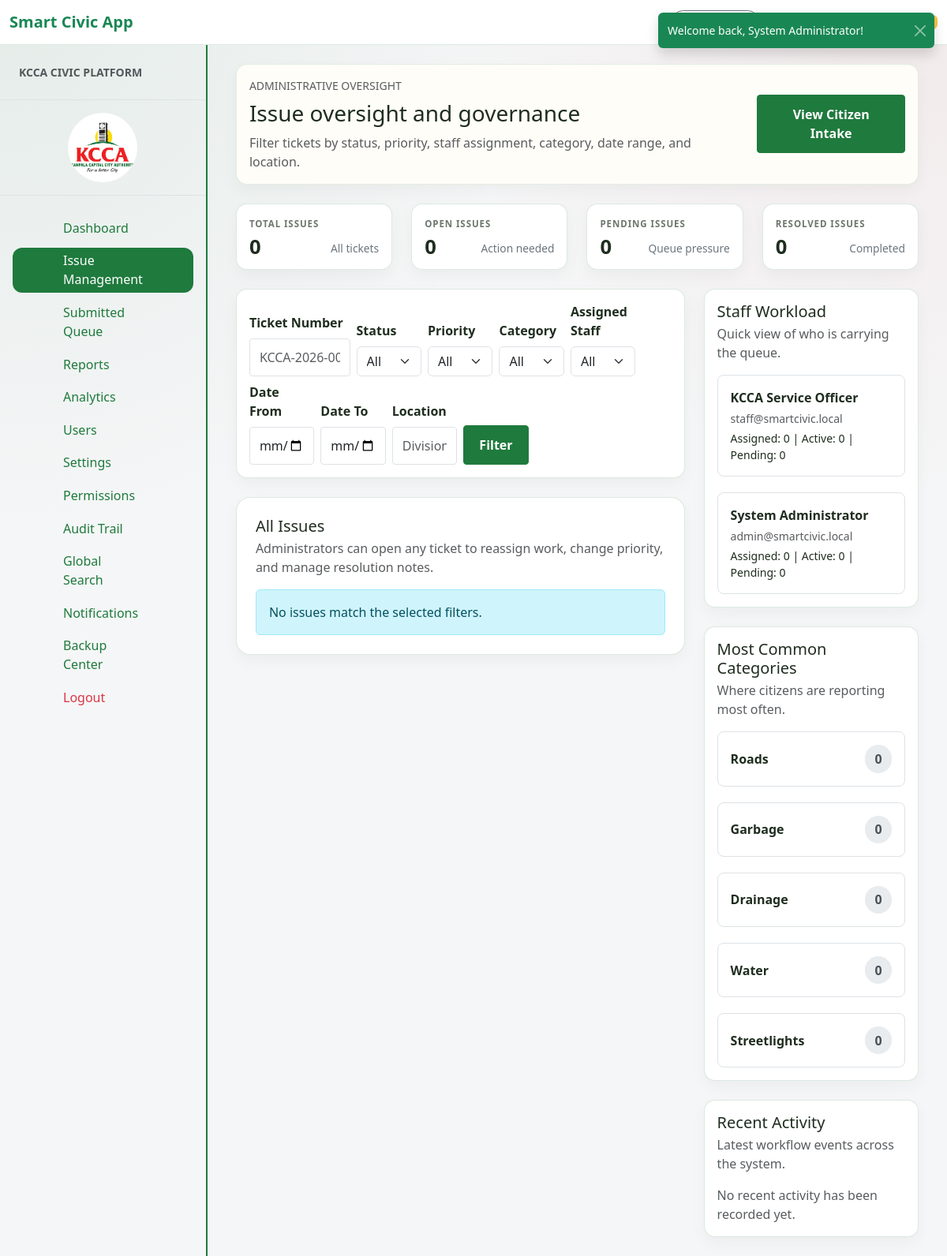
The page /admin/issues.php (signed in) on the database its author committed.
### tables this page shows
CREATE TABLE
IF NOT EXISTS users
(
    id BIGINT UNSIGNED AUTO_INCREMENT PRIMARY KEY,
    full_name VARCHAR
(150) NOT NULL,
    email VARCHAR
(150) NOT NULL,
    phone VARCHAR
(20) NULL,
    password VARCHAR
(255) NOT NULL,
    role_id TINYINT UNSIGNED NOT NULL,
    division VARCHAR
(120) NULL,
    is_active TINYINT
(1) NOT NULL DEFAULT 1,
    email_verified_at TIMESTAMP NULL,
    last_login_at TIMESTAMP NULL,
    created_at TIMESTAMP NOT NULL DEFAULT CURRENT_TIMESTAMP,
    updated_at TIMESTAMP NOT NULL DEFAULT CURRENT_TIMESTAMP ON
UPDATE CURRENT_TIMESTAMP,
    UNIQUE KEY uq_users_email (email),
    KEY idx_users_role_id
(role_id),
    KEY idx_users_division
(division),
    CONSTRAINT fk_users_roles
        FOREIGN KEY
(role_id) REFERENCES roles
(id)
        ON
UPDATE CASCADE
        ON
DELETE RESTRICT
);

CREATE TABLE
IF NOT EXISTS issue_categories
(
    id INT UNSIGNED AUTO_INCREMENT PRIMARY KEY,
    name VARCHAR
(120) NOT NULL,
    slug VARCHAR
(140) NOT NULL UNIQUE,
    sort_order INT NOT NULL DEFAULT 0,
    created_at TIMESTAMP NOT NULL DEFAULT CURRENT_TIMESTAMP,
    UNIQUE KEY uq_issue_categories_name
(name),
    KEY idx_issue_categories_sort_order
(sort_order)
);

### admin/issues.php (the view, shortened to what the rows shown need)
<?php
$staffWorkload = issue_fetch_staff_workload();
$commonCategories = issue_fetch_common_categories(5);
require_once __DIR__ . '/../includes/header.php';
require_once __DIR__ . '/../includes/sidebar.php';
?>
<section class="container-fluid">
    <div class="row g-4">
        <div class="col-12">
            <div class="app-card issue-panel compact-card">
                <div class="section-header mb-0">
                    <div>
                        <h1 class="h3 mb-2">Issue oversight and governance</h1>
                    </div>
                </div>
            </div>
        </div>
        <div class="col-lg-8">
            <div class="app-card bg-white p-4">
                <div class="section-header">
                    <div>
                        <h2 class="h5 mb-1">All Issues</h2>
                    </div>
                </div>
            </div>
        </div>
        <div class="col-lg-4">
            <div class="app-card bg-white compact-card mb-4">
                <div class="section-header mb-3">
                    <div>
                        <h2 class="h5 mb-1">Staff Workload</h2>
                    </div>
                </div>
                <?php if (!$staffWorkload) : ?>
                    <p class="text-muted mb-0">No staff workload data is available yet.</p>
                <?php else : ?>
                    <div class="d-grid gap-2 compact-stack">
                        <?php foreach (array_slice($staffWorkload, 0, 5) as $memberWorkload) : ?>
                            <div class="border rounded-3 p-3">
                                <div class="fw-semibold mb-1"><?= e($memberWorkload['full_name']) ?></div>
                                <div class="small text-muted mb-1"><?= e($memberWorkload['email']) ?></div>
                                <div class="small">Assigned: <?= e((string) $memberWorkload['total_assigned']) ?> | Active: <?= e((string) $memberWorkload['active_tasks']) ?> | Pending: <?= e((string) $memberWorkload['pending_tasks']) ?></div>
                            </div>
                        <?php endforeach; ?>
                    </div>
                <?php endif; ?>
            </div>
            <div class="app-card bg-white compact-card mb-4">
                <div class="section-header mb-3">
                    <div>
                        <h2 class="h5 mb-1">Most Common Categories</h2>
                    </div>
                </div>
                <?php if (!$commonCategories) : ?>
                    <p class="text-muted mb-0">No category data available yet.</p>
                <?php else : ?>
                    <div class="d-grid gap-2 compact-stack">
                        <?php foreach ($commonCategories as $category) : ?>
                            <div class="border rounded-3 p-3 d-flex justify-content-between align-items-center gap-3">
                                <div class="fw-semibold"><?= e($category['name']) ?></div>
                                <span class="issue-badge secondary"><?= e((string) $category['issue_count']) ?></span>
                            </div>
                        <?php endforeach; ?>
                    </div>
                <?php endif; ?>
            </div>
            <div class="app-card bg-white compact-card">
                <div class="section-header mb-3">
                    <div>
                        <h2 class="h5 mb-1">Recent Activity</h2>
                    </div>
                </div>
            </div>
        </div>
    </div>
</section>
<?php require_once __DIR__ . '/../includes/footer.php'; ?>

### rows shown on the page
users: full_name "KCCA Service Officer", email "staff@smartcivic.local", total_assigned "0", active_tasks "0", pending_tasks "0"
users: full_name "System Administrator", email "admin@smartcivic.local", total_assigned "0", active_tasks "0", pending_tasks "0"
issue_categories: name "Roads", issue_count "0"
issue_categories: name "Garbage", issue_count "0"
issue_categories: name "Drainage", issue_count "0"
issue_categories: name "Water", issue_count "0"
issue_categories: name "Streetlights", issue_count "0"

### other values the page prints
$msg "Welcome back, System Administrator!"
APP_NAME "Smart Civic App"
$stats['total'] "0"
$stats['open'] "0"
$stats['pending'] "0"
$stats['resolved'] "0"
